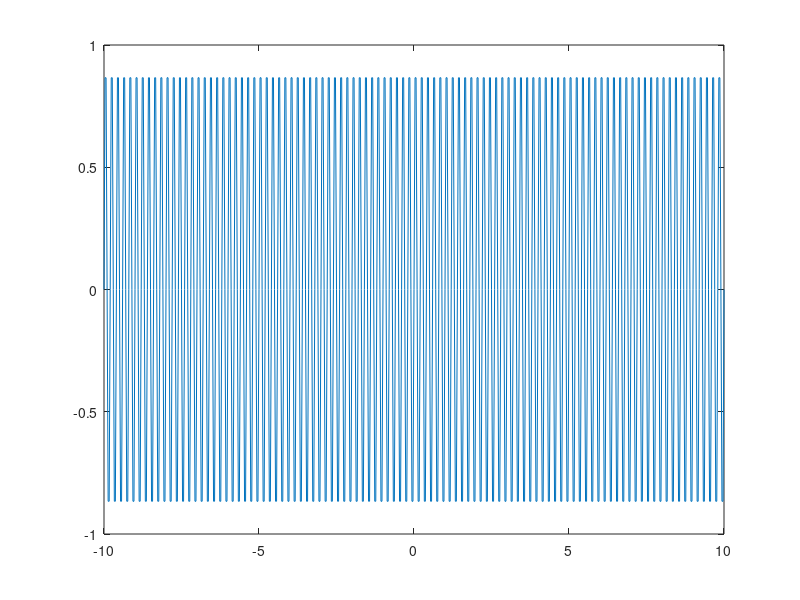
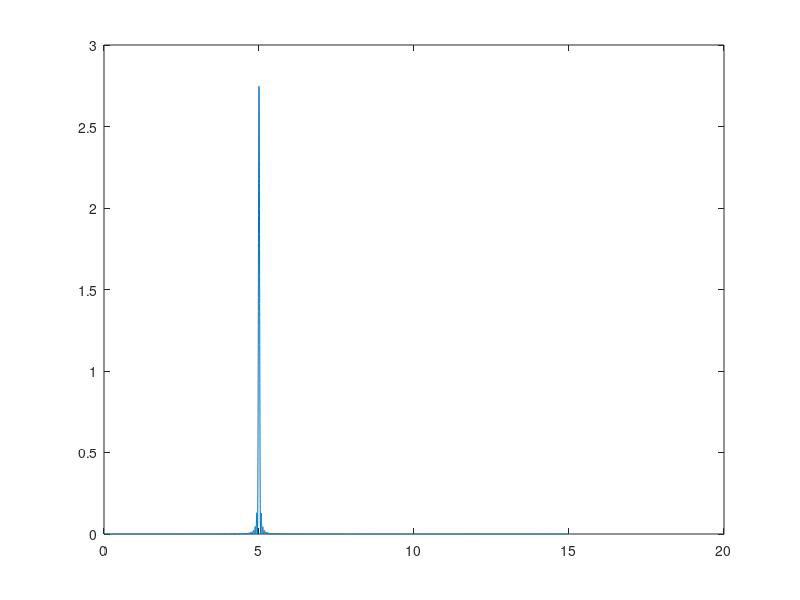

The MATLAB script that drew these images, in order:
close all;

x = 10;
SF = 30;
t = -10:1/SF:10;

freq1 = 5;          % frequency Hz
theta1 = t* freq1 * 2. *pi ;
s1 = sin(theta1) ; % first sine wave

plot(t,s1);

n = (2^5)*(2^nextpow2(length(t))); % Length of FFT
f = (0:(n/2-1))*SF/n;

X1 = fft(s1,n); 
X2 = X1(1:n/2);

Y1 = X2.*conj(X2)/n;

f2 = figure;
plot(f,Y1);